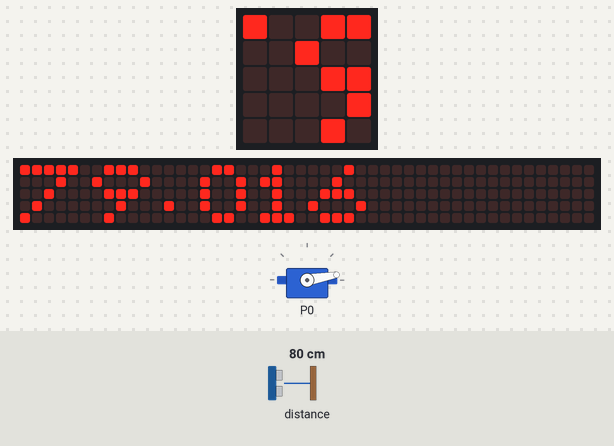
Recording of a program running on a simulated BBC micro:bit running MicroPython. Shown: the board's 5×5 LED display, servo, a strip that is not on the board, showing the scrolling text unrolled. The inputs (shaded band) are chosen by the test bench; at power-on: distance to the obstacle 80 cm. The 48×5 strip is a reading aid, not a part: it shows the text the display is scrolling, unrolled, one strip-width of it at a time; servo angles are drawn from the pulse width (0.5 ms = 0°, 2.5 ms = 180°).

Above: at 1.28 s.
1.3 s: distance to the obstacle set to 2 cm
At 7.18 s:
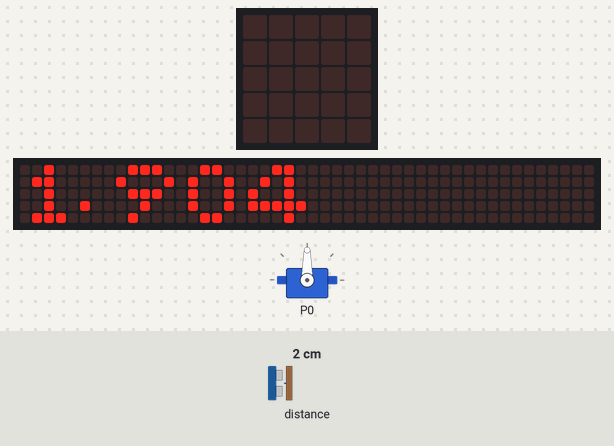
9.2 s: distance to the obstacle set to 4 cm
At 13.53 s:
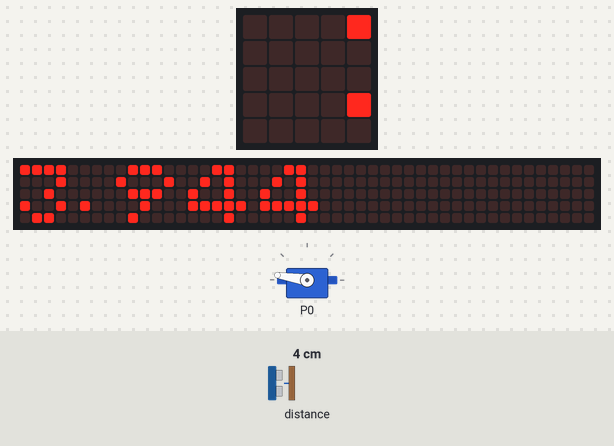
17.1 s: distance to the obstacle set to 9 cm
At 20.03 s:
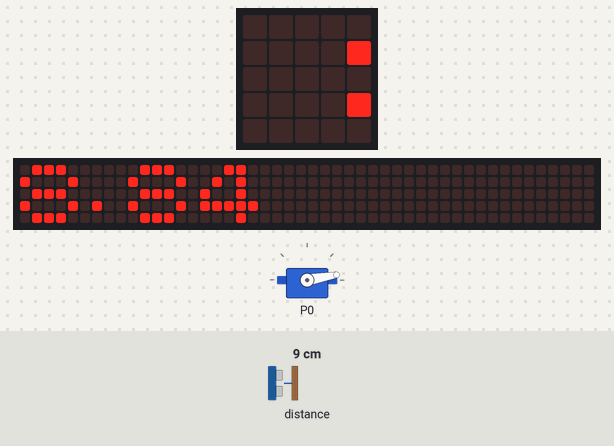
Timing chart, 0 to 27.2 s (numbered marks = the images above; inputs shaded):
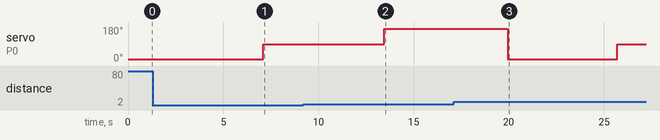

The program:

Surrounding_distance_detection_system.py
```python
import microbit
import utime
from microbit import *
display.show(Image.HAPPY)
pin2.write_digital(0)
utime.sleep_us(2)
def servo(angle):
    analog_output = 1023 * (600 + 10 * angle) / 20000
    pin0.set_analog_period(20)
    pin0.write_analog(analog_output)
def get_chaoshengbo():
    pin1.write_digital(0)
    pin2.write_digital(1)
    utime.sleep_us(15)
    pin2.write_digital(0)
    while(pin1.read_digital() == 0):
        pass
    t1=utime.ticks_us()
    while pin1.read_digital():
        pass
    t2=utime.ticks_us()
    distance=((t2-t1)/10000)*340/2
    if distance>300:
        distance=300
    return distance
while True:
    servo(0)
    display.scroll(get_chaoshengbo())
    sleep(2000)
    servo(90)
    display.scroll(get_chaoshengbo())
    sleep(2000)
    servo(180)
    display.scroll(get_chaoshengbo())
    sleep(2000)
```
